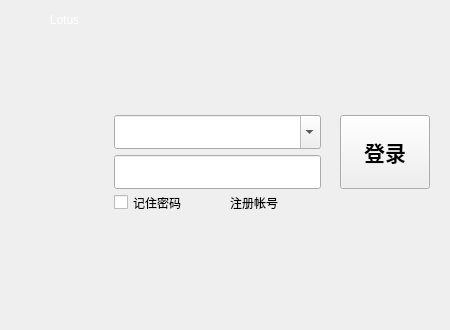
<?xml version="1.0" encoding="UTF-8"?>
<ui version="4.0">
 <class>LoginWin</class>
 <widget class="QWidget" name="LoginWin">
  <property name="geometry">
   <rect>
    <x>0</x>
    <y>0</y>
    <width>450</width>
    <height>330</height>
   </rect>
  </property>
  <property name="windowTitle">
   <string>LoginWin</string>
  </property>
  <widget class="QLabel" name="avatar">
   <property name="geometry">
    <rect>
     <x>20</x>
     <y>112</y>
     <width>83</width>
     <height>83</height>
    </rect>
   </property>
   <property name="styleSheet">
    <string notr="true">background-image: url(:/pixmap/image/uklogo.png);</string>
   </property>
   <property name="text">
    <string/>
   </property>
  </widget>
  <widget class="QLineEdit" name="passwd">
   <property name="geometry">
    <rect>
     <x>114</x>
     <y>155</y>
     <width>207</width>
     <height>34</height>
    </rect>
   </property>
   <property name="autoFillBackground">
    <bool>false</bool>
   </property>
   <property name="styleSheet">
    <string notr="true">border-image: url(:/pixmap/image/pw.png);</string>
   </property>
  </widget>
  <widget class="QCheckBox" name="passwdremember">
   <property name="geometry">
    <rect>
     <x>114</x>
     <y>190</y>
     <width>91</width>
     <height>25</height>
    </rect>
   </property>
   <property name="text">
    <string>记住密码</string>
   </property>
  </widget>
  <widget class="QPushButton" name="loginButton">
   <property name="geometry">
    <rect>
     <x>340</x>
     <y>115</y>
     <width>90</width>
     <height>74</height>
    </rect>
   </property>
   <property name="font">
    <font>
     <family>Ubuntu Mono</family>
     <pointsize>16</pointsize>
     <weight>75</weight>
     <bold>true</bold>
    </font>
   </property>
   <property name="styleSheet">
    <string notr="true"/>
   </property>
   <property name="text">
    <string>登录</string>
   </property>
   <property name="iconSize">
    <size>
     <width>16</width>
     <height>16</height>
    </size>
   </property>
  </widget>
  <widget class="QLabel" name="btn_min">
   <property name="geometry">
    <rect>
     <x>388</x>
     <y>10</y>
     <width>26</width>
     <height>20</height>
    </rect>
   </property>
   <property name="styleSheet">
    <string notr="true">background-image: url(:/pixmap/image/miniButton.png);</string>
   </property>
   <property name="text">
    <string/>
   </property>
  </widget>
  <widget class="QLabel" name="btn_close">
   <property name="geometry">
    <rect>
     <x>413</x>
     <y>10</y>
     <width>26</width>
     <height>20</height>
    </rect>
   </property>
   <property name="styleSheet">
    <string notr="true">background-image: url(:/pixmap/image/closeButton.png);</string>
   </property>
   <property name="text">
    <string/>
   </property>
  </widget>
  <widget class="QComboBox" name="username">
   <property name="geometry">
    <rect>
     <x>114</x>
     <y>115</y>
     <width>207</width>
     <height>34</height>
    </rect>
   </property>
   <property name="autoFillBackground">
    <bool>false</bool>
   </property>
   <property name="styleSheet">
    <string notr="true"/>
   </property>
   <property name="editable">
    <bool>true</bool>
   </property>
   <property name="frame">
    <bool>true</bool>
   </property>
  </widget>
  <widget class="QWidget" name="bg" native="true">
   <property name="geometry">
    <rect>
     <x>0</x>
     <y>0</y>
     <width>450</width>
     <height>330</height>
    </rect>
   </property>
   <property name="sizePolicy">
    <sizepolicy hsizetype="Preferred" vsizetype="Preferred">
     <horstretch>0</horstretch>
     <verstretch>0</verstretch>
    </sizepolicy>
   </property>
   <property name="layoutDirection">
    <enum>Qt::LeftToRight</enum>
   </property>
   <property name="autoFillBackground">
    <bool>false</bool>
   </property>
   <property name="styleSheet">
    <string notr="true">border-image: url(:/pixmap/image/login_bg.png);</string>
   </property>
  </widget>
  <widget class="QLabel" name="btn_setting">
   <property name="geometry">
    <rect>
     <x>363</x>
     <y>10</y>
     <width>20</width>
     <height>20</height>
    </rect>
   </property>
   <property name="autoFillBackground">
    <bool>false</bool>
   </property>
   <property name="styleSheet">
    <string notr="true">border-image: url(:/pixmap/image/settingButton.png);</string>
   </property>
   <property name="text">
    <string/>
   </property>
  </widget>
  <widget class="QLabel" name="btn_register">
   <property name="geometry">
    <rect>
     <x>230</x>
     <y>190</y>
     <width>91</width>
     <height>25</height>
    </rect>
   </property>
   <property name="text">
    <string>注册帐号</string>
   </property>
  </widget>
  <widget class="QLabel" name="lotus">
   <property name="geometry">
    <rect>
     <x>30</x>
     <y>10</y>
     <width>69</width>
     <height>20</height>
    </rect>
   </property>
   <property name="text">
    <string>&lt;html&gt;&lt;head/&gt;&lt;body&gt;&lt;p align=&quot;center&quot;&gt;&lt;span style=&quot; color:#ffffff;&quot;&gt;Lotus&lt;/span&gt;&lt;/p&gt;&lt;/body&gt;&lt;/html&gt;</string>
   </property>
  </widget>
  <widget class="QLabel" name="aboutButton">
   <property name="geometry">
    <rect>
     <x>20</x>
     <y>10</y>
     <width>21</width>
     <height>21</height>
    </rect>
   </property>
   <property name="styleSheet">
    <string notr="true">border-image: url(:/pixmap/image/aboutButton.png);</string>
   </property>
   <property name="text">
    <string/>
   </property>
  </widget>
  <zorder>bg</zorder>
  <zorder>passwdremember</zorder>
  <zorder>avatar</zorder>
  <zorder>btn_close</zorder>
  <zorder>passwd</zorder>
  <zorder>loginButton</zorder>
  <zorder>btn_min</zorder>
  <zorder>username</zorder>
  <zorder>btn_setting</zorder>
  <zorder>btn_register</zorder>
  <zorder>lotus</zorder>
  <zorder>aboutButton</zorder>
 </widget>
 <layoutdefault spacing="6" margin="11"/>
 <tabstops>
  <tabstop>username</tabstop>
  <tabstop>passwd</tabstop>
  <tabstop>passwdremember</tabstop>
  <tabstop>loginButton</tabstop>
 </tabstops>
 <resources/>
 <connections/>
</ui>
